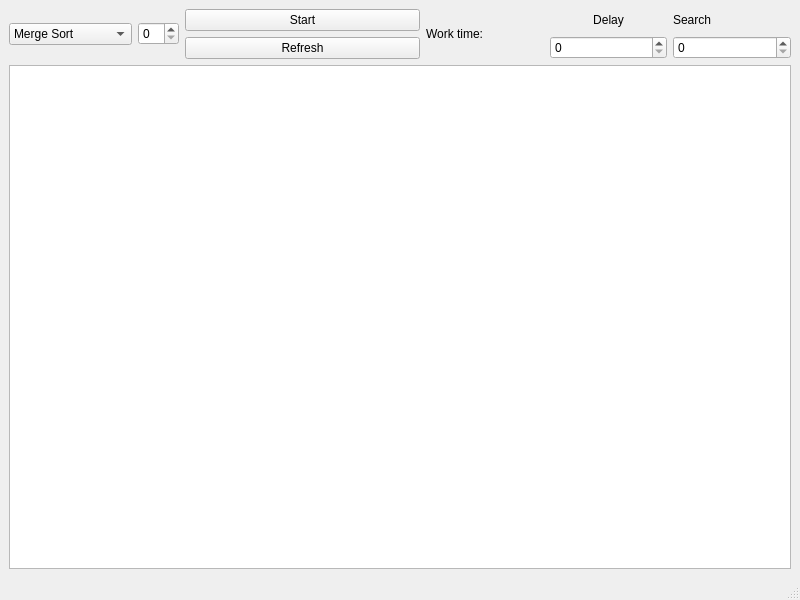
<?xml version="1.0" encoding="UTF-8"?>
<ui version="4.0">
 <class>MainWindow</class>
 <widget class="QMainWindow" name="MainWindow">
  <property name="geometry">
   <rect>
    <x>0</x>
    <y>0</y>
    <width>800</width>
    <height>600</height>
   </rect>
  </property>
  <property name="windowTitle">
   <string>MainWindow</string>
  </property>
  <widget class="QWidget" name="centralwidget">
   <layout class="QGridLayout" name="gridLayout">
    <item row="0" column="0">
     <layout class="QHBoxLayout" name="horizontalLayout_2" stretch="1,2,1,1,1">
      <item>
       <layout class="QHBoxLayout" name="horizontalLayout">
        <item>
         <widget class="QComboBox" name="comboBox">
          <item>
           <property name="text">
            <string>Merge Sort</string>
           </property>
          </item>
          <item>
           <property name="text">
            <string>Interpolation Sort</string>
           </property>
          </item>
          <item>
           <property name="text">
            <string>Quick Sort</string>
           </property>
          </item>
          <item>
           <property name="text">
            <string>Heap Sort</string>
           </property>
          </item>
          <item>
           <property name="text">
            <string>Bin Search</string>
           </property>
          </item>
         </widget>
        </item>
        <item>
         <widget class="QSpinBox" name="spinBox"/>
        </item>
       </layout>
      </item>
      <item>
       <layout class="QVBoxLayout" name="verticalLayout">
        <item>
         <widget class="QPushButton" name="pushButton">
          <property name="text">
           <string>Start</string>
          </property>
         </widget>
        </item>
        <item>
         <widget class="QPushButton" name="pushButton_2">
          <property name="text">
           <string>Refresh</string>
          </property>
         </widget>
        </item>
       </layout>
      </item>
      <item>
       <widget class="QLabel" name="label">
        <property name="text">
         <string>Work time:</string>
        </property>
       </widget>
      </item>
      <item>
       <layout class="QVBoxLayout" name="verticalLayout_2">
        <item>
         <widget class="QLabel" name="label_2">
          <property name="text">
           <string>Delay</string>
          </property>
          <property name="alignment">
           <set>Qt::AlignCenter</set>
          </property>
         </widget>
        </item>
        <item>
         <widget class="QSpinBox" name="spinBox_2"/>
        </item>
       </layout>
      </item>
      <item>
       <layout class="QVBoxLayout" name="verticalLayout_3">
        <item>
         <widget class="QLabel" name="label_3">
          <property name="text">
           <string>Search</string>
          </property>
         </widget>
        </item>
        <item>
         <widget class="QSpinBox" name="spinBox_3"/>
        </item>
       </layout>
      </item>
     </layout>
    </item>
    <item row="2" column="0">
     <widget class="QGraphicsView" name="graphicsView"/>
    </item>
   </layout>
  </widget>
  <widget class="QMenuBar" name="menubar">
   <property name="geometry">
    <rect>
     <x>0</x>
     <y>0</y>
     <width>800</width>
     <height>22</height>
    </rect>
   </property>
  </widget>
  <widget class="QStatusBar" name="statusbar"/>
 </widget>
 <resources/>
 <connections/>
</ui>
